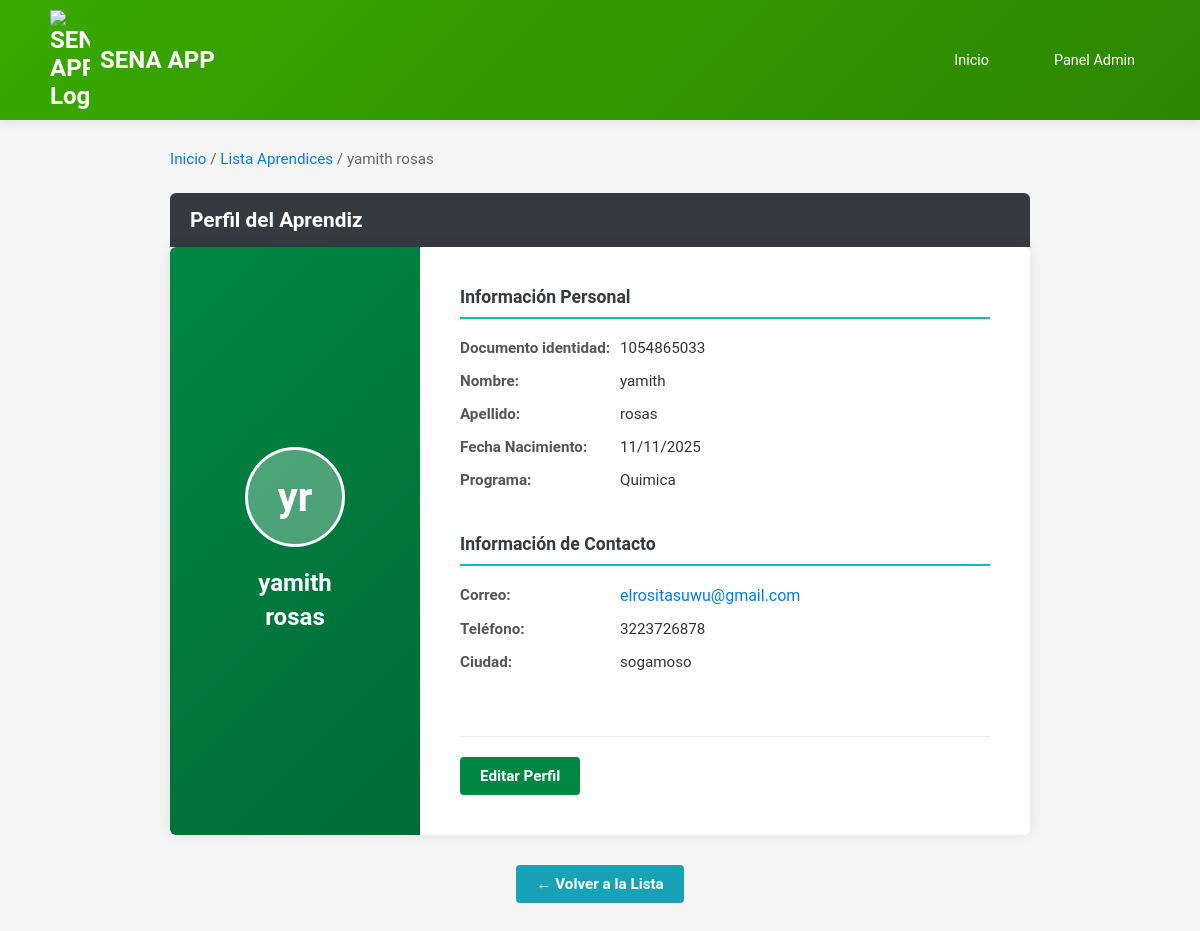
Screenshot of /aprendices/1/ with the database file from the repository.
### aprendices/models.py (models this page shows, shortened)
class aprendices(models.Model):
  firstname = models.CharField(max_length=255)
  lastname = models.CharField(max_length=255)
  email = models.EmailField(max_length=255)
  phone = models.CharField(max_length=255)
  cedula = models.CharField(max_length=15, default='*********')
  city = models.CharField(max_length=255)
  date_of_birth = models.DateField()
  address = models.CharField(max_length=255)
  programa = models.CharField(max_length=255, blank=True, null=True)

### aprendices/views.py (the view)
# urls.py: path('aprendices/<int:id>/', views.details, name='details'),
def details(request, id):
    un_aprendiz = aprendices.objects.get(id=id)
    template = loader.get_template('details.html')
    context = {
        'aprendices': un_aprendiz,
    }
    return HttpResponse(template.render(context, request))

### aprendices/templates/details.html (shortened to what this page needs)
{% extends "master.html" %}
{% load static %}
{% block extra_css %}
<link rel="stylesheet" href="{% static 'details.css' %}">
{% endblock %}
{% block content %}
<div class="details-container">
    <p class="breadcrumb">
        <a href="/">Inicio</a> /
        <a href="/aprendices/">Lista Aprendices</a> /
        {{ aprendices.firstname }} {{ aprendices.lastname }}
    </p>
    <div class="profile-title-bar">
        Perfil del Aprendiz
    </div>
    <div class="profile-card-sena">
        <div class="profile-sidebar">
            <div class="profile-avatar">
                {{ aprendices.firstname.0 }}{{ aprendices.lastname.0 }}
            </div>
            <h3 class="profile-name">
                {{ aprendices.firstname }} <br> {{ aprendices.lastname }}
            </h3>
        </div>
        <div class="profile-info-content">
            <div class="info-panel">
                <h4>Información Personal</h4>
                <div class="info-group">
                    <span class="info-label">Documento identidad:</span>
                    <span class="info-value">{{ aprendices.cedula }}</span>
                </div>
                <div class="info-group">
                    <span class="info-label">Nombre:</span>
                    <span class="info-value">{{ aprendices.firstname }}</span>
                </div>
                <div class="info-group">
                    <span class="info-label">Apellido:</span>
                    <span class="info-value">{{ aprendices.lastname }}</span>
                </div>
                <div class="info-group">
                    <span class="info-label">Fecha Nacimiento:</span>
                    <span class="info-value">{{ aprendices.date_of_birth|date:"d/m/Y" }}</span>
                </div>
                <div class="info-group">
                    <span class="info-label">Programa:</span>
                    <span class="info-value">{{ aprendices.programa }}</span>
                </div>
            </div>
            <div class="info-panel">
                <h4>Información de Contacto</h4>
                <div class="info-group">
                    <span class="info-label">Correo:</span>
                    <span class="info-value-link"><a href="mailto:{{ aprendices.email }}">{{ aprendices.email }}</a></span>
                </div>
                <div class="info-group">
                    <span class="info-label">Teléfono:</span>
                    <span class="info-value">{{ aprendices.phone }}</span>
                </div>
                <div class="info-group">
                    <span class="info-label">Ciudad:</span>
                    <span class="info-value">{{ aprendices.city }}</span>
                </div>
            </div>
            <div class="details-actions">
                <a href="editar/{{ aprendices.id }}" class="btn-edit-profile">Editar Perfil</a>
            </div>
        </div>
    </div>
    <div class="details-actions-bottom">
        <a href="/aprendices/" class="btn-back">← Volver a la Lista</a>
    </div>
</div>
{% endblock %}

### aprendices/static/master.css (style rules this page uses)
* { margin: 0; padding: 0; box-sizing: border-box; }
body { font-family: 'Roboto', sans-serif; background: #f5f5f5; color: #333; }

### aprendices/static/details.css (style rules this page uses)
.details-container { max-width: 900px; margin: 30px auto; padding: 0 20px; }
.breadcrumb { color: #666; font-size: 0.95em; margin-bottom: 25px; }
.breadcrumb a { color: #007bff; text-decoration: none; }
.profile-title-bar { background-color: #343a40; color: white; padding: 15px 20px; border-radius: 6px 6px 0 0; font-size: 1.3em; font-weight: 600; }
.profile-card-sena { background-color: white; border-radius: 6px; box-shadow: 0 0 15px rgba(0, 0, 0, 0.08); display: flex; overflow: hidden; }
.profile-sidebar { background: linear-gradient(135deg, #008744 0%, #006b36 100%); color: white; padding: 40px 30px; text-align: center; min-width: 250px; display: flex; flex-direction: column; justify-content: center; align-items: center; }
.profile-avatar { width: 100px; height: 100px; background-color: rgba(255, 255, 255, 0.3); border-radius: 50%; display: flex; align-items: center; justify-content: center; font-size: 2.5em; font-weight: bold; margin-bottom: 20px; border: 3px solid white; }
.profile-name { font-size: 1.5em; margin: 0; line-height: 1.4; font-weight: 600; }
.profile-info-content { flex: 1; padding: 40px; display: flex; flex-direction: column; justify-content: space-between; }
.info-panel { margin-bottom: 30px; }
.info-panel h4 { color: #343a40; font-size: 1.1em; font-weight: 600; margin-bottom: 20px; border-bottom: 2px solid #00bcd4; padding-bottom: 10px; }
.info-group { display: flex; margin-bottom: 15px; align-items: flex-start; }
.info-label { font-weight: 600; color: #555; min-width: 160px; font-size: 0.95em; }
.info-value { color: #333; font-size: 0.95em; flex: 1; }
.info-value-link a { color: #007bff; text-decoration: none; }
.details-actions { margin-top: 20px; border-top: 1px solid #e9ecef; padding-top: 20px; }
.btn-edit-profile { background-color: #008744; color: white; padding: 10px 20px; text-decoration: none; border-radius: 4px; font-weight: 600; font-size: 0.95em; transition: background-color 0.3s ease; display: inline-block; }
.details-actions-bottom { margin-top: 30px; text-align: center; }
.btn-back { background-color: #17a2b8; color: white; padding: 10px 20px; text-decoration: none; border-radius: 4px; font-weight: 600; font-size: 0.95em; transition: background-color 0.3s ease; display: inline-block; }

### rows the page displays
aprendices: firstname "yamith", lastname "rosas", firstname.0 "y", lastname.0 "r", cedula "1054865033", date_of_birth "11/11/2025", programa "Quimica", email "elrositasuwu@gmail.com", phone "3223726878", city "sogamoso"
